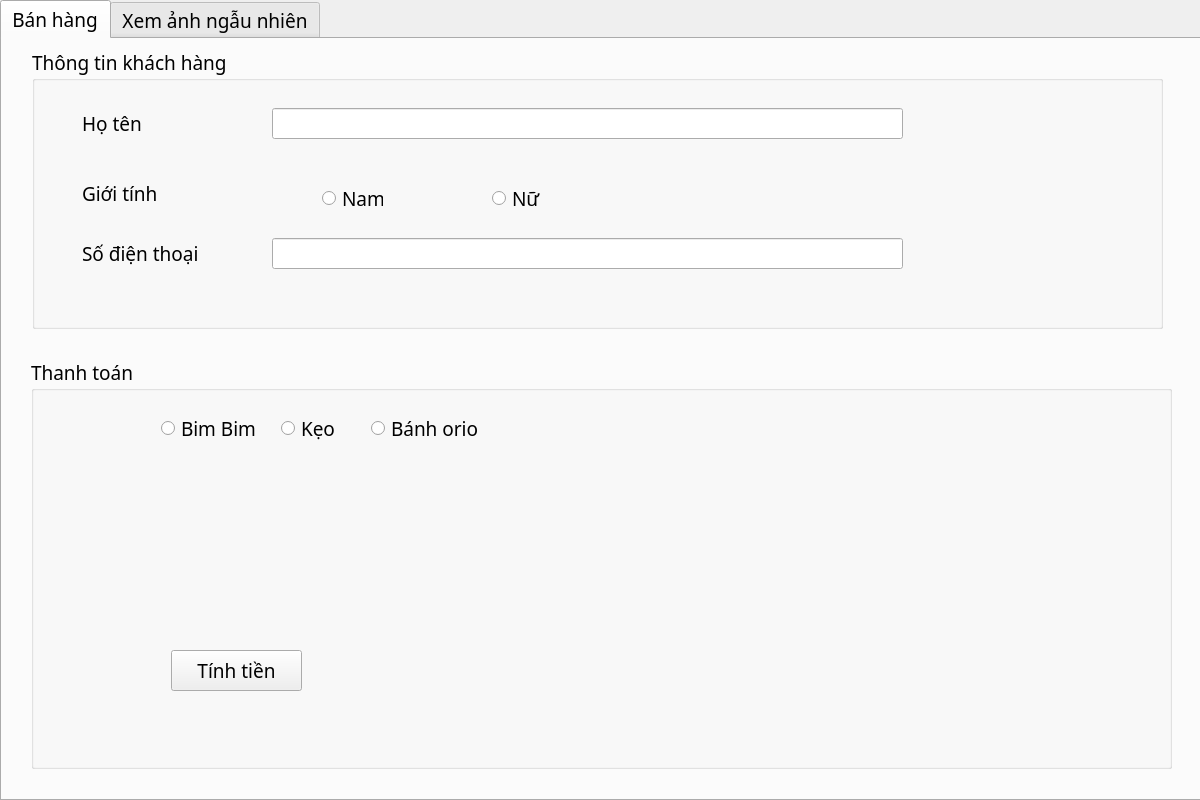
<?xml version="1.0" encoding="UTF-8"?>
<ui version="4.0">
 <class>MainWindow</class>
 <widget class="QMainWindow" name="MainWindow">
  <property name="windowModality">
   <enum>Qt::ApplicationModal</enum>
  </property>
  <property name="geometry">
   <rect>
    <x>0</x>
    <y>0</y>
    <width>1200</width>
    <height>800</height>
   </rect>
  </property>
  <property name="minimumSize">
   <size>
    <width>1200</width>
    <height>800</height>
   </size>
  </property>
  <property name="maximumSize">
   <size>
    <width>1200</width>
    <height>800</height>
   </size>
  </property>
  <property name="font">
   <font>
    <family>SimHei</family>
    <pointsize>14</pointsize>
    <weight>50</weight>
    <italic>false</italic>
    <bold>false</bold>
   </font>
  </property>
  <property name="cursor">
   <cursorShape>ArrowCursor</cursorShape>
  </property>
  <property name="mouseTracking">
   <bool>false</bool>
  </property>
  <property name="acceptDrops">
   <bool>false</bool>
  </property>
  <property name="windowTitle">
   <string>My Áp</string>
  </property>
  <property name="windowIcon">
   <iconset>
    <normaloff>../../../dl/diagona-icons-1.0/icons/application-share.png</normaloff>../../../dl/diagona-icons-1.0/icons/application-share.png</iconset>
  </property>
  <property name="toolButtonStyle">
   <enum>Qt::ToolButtonIconOnly</enum>
  </property>
  <property name="animated">
   <bool>true</bool>
  </property>
  <property name="dockNestingEnabled">
   <bool>false</bool>
  </property>
  <widget class="QWidget" name="centralwidget">
   <property name="enabled">
    <bool>true</bool>
   </property>
   <property name="cursor">
    <cursorShape>ArrowCursor</cursorShape>
   </property>
   <widget class="QTabWidget" name="main">
    <property name="geometry">
     <rect>
      <x>0</x>
      <y>0</y>
      <width>1204</width>
      <height>801</height>
     </rect>
    </property>
    <property name="minimumSize">
     <size>
      <width>1201</width>
      <height>775</height>
     </size>
    </property>
    <property name="contextMenuPolicy">
     <enum>Qt::DefaultContextMenu</enum>
    </property>
    <property name="autoFillBackground">
     <bool>false</bool>
    </property>
    <property name="currentIndex">
     <number>0</number>
    </property>
    <property name="documentMode">
     <bool>false</bool>
    </property>
    <property name="tabsClosable">
     <bool>false</bool>
    </property>
    <property name="movable">
     <bool>false</bool>
    </property>
    <property name="tabBarAutoHide">
     <bool>false</bool>
    </property>
    <widget class="QWidget" name="tb_banhang">
     <attribute name="icon">
      <iconset>
       <normaloff>../../../dl/diagona-icons-1.0/icons-shadowless/milk-label.png</normaloff>../../../dl/diagona-icons-1.0/icons-shadowless/milk-label.png</iconset>
     </attribute>
     <attribute name="title">
      <string>Bán hàng</string>
     </attribute>
     <widget class="QGroupBox" name="groupBox">
      <property name="geometry">
       <rect>
        <x>30</x>
        <y>9</y>
        <width>1131</width>
        <height>281</height>
       </rect>
      </property>
      <property name="title">
       <string>Thông tin khách hàng</string>
      </property>
      <widget class="QLabel" name="label">
       <property name="geometry">
        <rect>
         <x>50</x>
         <y>60</y>
         <width>71</width>
         <height>31</height>
        </rect>
       </property>
       <property name="maximumSize">
        <size>
         <width>1666666</width>
         <height>16777215</height>
        </size>
       </property>
       <property name="text">
        <string>Họ tên</string>
       </property>
      </widget>
      <widget class="QLabel" name="label_2">
       <property name="geometry">
        <rect>
         <x>50</x>
         <y>130</y>
         <width>101</width>
         <height>31</height>
        </rect>
       </property>
       <property name="maximumSize">
        <size>
         <width>1666666</width>
         <height>16777215</height>
        </size>
       </property>
       <property name="text">
        <string>Giới tính</string>
       </property>
      </widget>
      <widget class="QLineEdit" name="banhang_et_hoten">
       <property name="geometry">
        <rect>
         <x>240</x>
         <y>60</y>
         <width>631</width>
         <height>31</height>
        </rect>
       </property>
      </widget>
      <widget class="QRadioButton" name="banhang_check_nam">
       <property name="geometry">
        <rect>
         <x>290</x>
         <y>130</y>
         <width>61</width>
         <height>41</height>
        </rect>
       </property>
       <property name="text">
        <string>Nam</string>
       </property>
      </widget>
      <widget class="QRadioButton" name="banhang_check_nu">
       <property name="geometry">
        <rect>
         <x>460</x>
         <y>130</y>
         <width>61</width>
         <height>41</height>
        </rect>
       </property>
       <property name="text">
        <string>Nữ</string>
       </property>
      </widget>
      <widget class="QLineEdit" name="banhang_et_sdt">
       <property name="geometry">
        <rect>
         <x>240</x>
         <y>190</y>
         <width>631</width>
         <height>31</height>
        </rect>
       </property>
       <property name="text">
        <string/>
       </property>
      </widget>
      <widget class="QLabel" name="label_3">
       <property name="geometry">
        <rect>
         <x>50</x>
         <y>190</y>
         <width>141</width>
         <height>31</height>
        </rect>
       </property>
       <property name="maximumSize">
        <size>
         <width>1666666</width>
         <height>16777215</height>
        </size>
       </property>
       <property name="text">
        <string>Số điện thoại</string>
       </property>
      </widget>
     </widget>
     <widget class="QGroupBox" name="groupBox_2">
      <property name="geometry">
       <rect>
        <x>29</x>
        <y>319</y>
        <width>1141</width>
        <height>411</height>
       </rect>
      </property>
      <property name="title">
       <string>Thanh toán</string>
      </property>
      <widget class="QPushButton" name="banhang_btn_tinhtien">
       <property name="geometry">
        <rect>
         <x>140</x>
         <y>292</y>
         <width>131</width>
         <height>41</height>
        </rect>
       </property>
       <property name="text">
        <string>Tính tiền</string>
       </property>
      </widget>
      <widget class="QRadioButton" name="banhang_check_bimbim">
       <property name="geometry">
        <rect>
         <x>130</x>
         <y>50</y>
         <width>111</width>
         <height>41</height>
        </rect>
       </property>
       <property name="text">
        <string>Bim Bim</string>
       </property>
      </widget>
      <widget class="QRadioButton" name="banhang_check_keo">
       <property name="geometry">
        <rect>
         <x>250</x>
         <y>50</y>
         <width>121</width>
         <height>41</height>
        </rect>
       </property>
       <property name="text">
        <string>Kẹo</string>
       </property>
      </widget>
      <widget class="QRadioButton" name="banhang_check_banhorio">
       <property name="geometry">
        <rect>
         <x>340</x>
         <y>50</y>
         <width>131</width>
         <height>41</height>
        </rect>
       </property>
       <property name="text">
        <string>Bánh orio</string>
       </property>
      </widget>
      <widget class="QLabel" name="banhang_et_tt">
       <property name="geometry">
        <rect>
         <x>320</x>
         <y>290</y>
         <width>431</width>
         <height>41</height>
        </rect>
       </property>
       <property name="text">
        <string/>
       </property>
       <property name="wordWrap">
        <bool>false</bool>
       </property>
       <property name="margin">
        <number>1</number>
       </property>
       <property name="indent">
        <number>380</number>
       </property>
      </widget>
     </widget>
    </widget>
    <widget class="QWidget" name="tb_image">
     <attribute name="icon">
      <iconset>
       <normaloff>../../../dl/diagona-icons-1.0/icons-shadowless/images.png</normaloff>../../../dl/diagona-icons-1.0/icons-shadowless/images.png</iconset>
     </attribute>
     <attribute name="title">
      <string>Xem ảnh ngẫu nhiên</string>
     </attribute>
     <widget class="QPushButton" name="btn_anh_ramdom">
      <property name="geometry">
       <rect>
        <x>130</x>
        <y>200</y>
        <width>271</width>
        <height>251</height>
       </rect>
      </property>
      <property name="text">
       <string>Xem</string>
      </property>
     </widget>
     <widget class="QFrame" name="frame">
      <property name="geometry">
       <rect>
        <x>450</x>
        <y>20</y>
        <width>661</width>
        <height>651</height>
       </rect>
      </property>
      <property name="cursor">
       <cursorShape>CrossCursor</cursorShape>
      </property>
      <property name="frameShape">
       <enum>QFrame::StyledPanel</enum>
      </property>
      <property name="frameShadow">
       <enum>QFrame::Raised</enum>
      </property>
     </widget>
    </widget>
   </widget>
  </widget>
  <action name="actionfw">
   <property name="text">
    <string>Gọi món</string>
   </property>
  </action>
  <action name="actionwd">
   <property name="text">
    <string>wd</string>
   </property>
  </action>
 </widget>
 <resources/>
 <connections/>
</ui>
